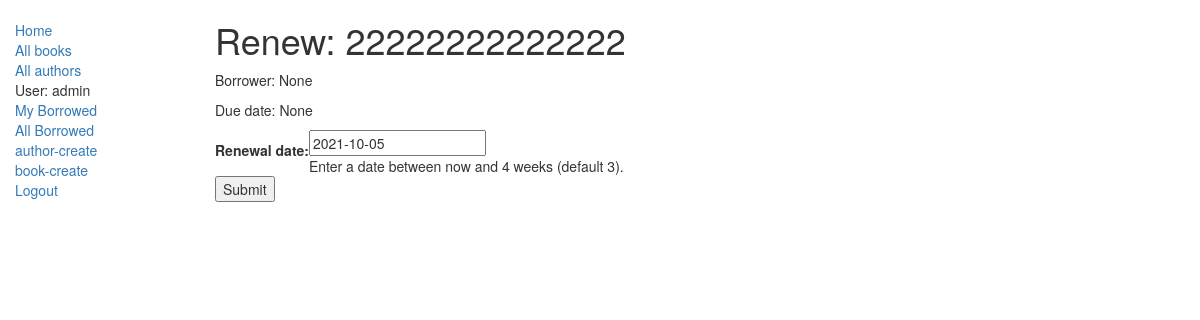
The app's page /catalog/book/232f1ef0-584c-4e1f-84a9-ec338fbc4c98/renew/ (signed in), older data.
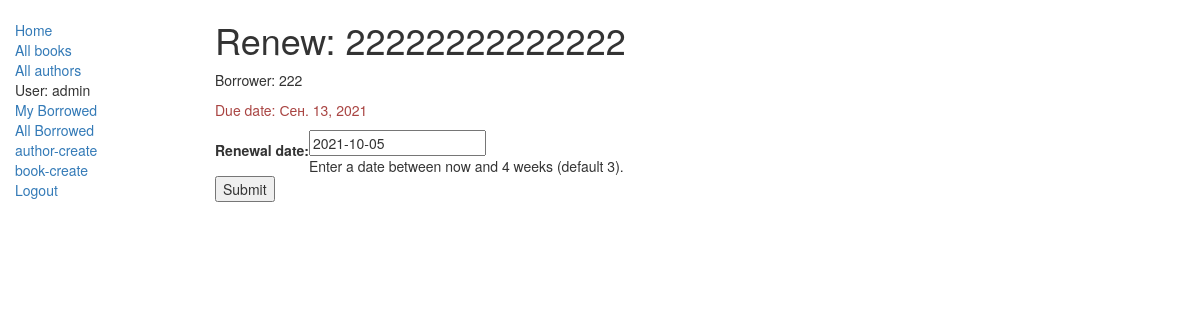
The same page, newer data.
### catalog/models.py (models this page shows, shortened)
class BookInstance(models.Model):
    id = models.UUIDField(primary_key=True, default=uuid.uuid4, help_text="Unique ID for this particular book across whole library")
    book = models.ForeignKey('Book', on_delete=models.SET_NULL, null=True)
    imprint = models.CharField(max_length=200)
    due_back = models.DateField(null=True, blank=True)
    borrower = models.ForeignKey(User, on_delete=models.SET_NULL, null=True, blank=True)
    LOAN_STATUS = (
        ('m', 'Maintenance'),
        ('o', 'On loan'),
        ('a', 'Available'),
        ('r', 'Reserved'),
    )
    status = models.CharField(max_length=1, choices=LOAN_STATUS, blank=True, default='m', help_text='Book availability')
    class Meta:
        ordering = ["due_back"]
        permissions = (("can_mark_returned", "Set book as returned"), ("can_marks_returned", "Can add log entry"),)
    @property
    def is_overdue(self):
        if self.due_back and date.today() > self.due_back:
            return True
        return False

class Book(models.Model):
    title = models.CharField(max_length=255)
    author = models.ForeignKey('Author', on_delete=models.SET_NULL, null=True )
    summary = models.TextField(max_length=1000,)
    isbn = models.CharField('ISBN',max_length=13, help_text='13 Character <a href="https://www.isbn-international.org/content/what-isbn">ISBN number</a>')
    ganre = models.ManyToManyField(Ganre, help_text='выбери жанр')
    def display_ganre(self):
        return ', '.join([ ganre.name for ganre in self.ganre.all()[:3] ])
    display_ganre.short_description = 'Ganre'

### catalog/views.py (the view)
# urls.py: path('book/<uuid:pk>/renew/', views.renew_book_librarian, name='renew-book-librarian'),
@login_required
@permission_required('catalog.can_mark_returned', raise_exception=True)
def renew_book_librarian(request, pk):
    book_instance = get_object_or_404(BookInstance, pk=pk)
    if request.method == 'POST':
        form = RenewBookForm(request.POST)
        if form.is_valid():
            book_instance.due_back = form.cleaned_data['renewal_date']
            book_instance.save()
            return HttpResponseRedirect(reverse('all-borrowed') )
    else:
        proposed_renewal_date = datetime.date.today() + datetime.timedelta(weeks=3)
        form = RenewBookForm(initial={'renewal_date': proposed_renewal_date})
    context = {
        'form': form,
        'book_instance': book_instance,
    }
    return render(request, 'catalog/book_renew_librarian.html', context)

### catalog/forms.py (shortened to what this page needs)
class RenewBookForm(forms.Form):
    renewal_date = forms.DateField(help_text="Enter a date between now and 4 weeks (default 3).")

### catalog/templates/catalog/book_renew_librarian.html (shortened to what this page needs)
{% extends "base_generic.html" %}
{% block content %}
  <h1>Renew: {{ book_instance.book.title }}</h1>
  <p>Borrower: {{ book_instance.borrower }}</p>
  <p{% if book_instance.is_overdue %} class="text-danger"{% endif %}>Due date: {{ book_instance.due_back }}</p>
  <form action="" method="post">
    <table>
    {{ form.as_table }}
    </table>
    <input type="submit" value="Submit">
  </form>
{% endblock %}

Row changes from the older to the newer data that the page shows:
changed BookInstance: borrower "None" → "222"; due_back "None" → "Сен. 13, 2021"
